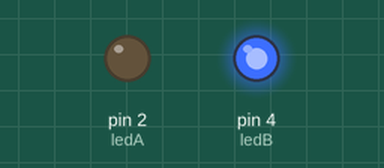
Simulated run of this sketch. Board: Arduino Uno, built with avr-gcc and run on an emulated ATmega328P. On the bench: output pins drawn as LEDs (lit = HIGH).

Above: at 0.4 s.
At 5.7 s:
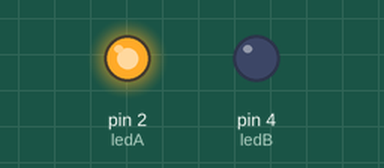
Timing chart, 0 to 8.8 s (numbered marks = the images above):
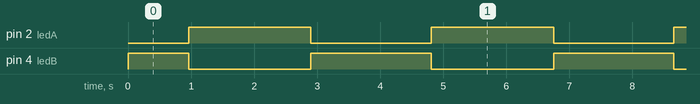

Measured:
- by itself, pin 2 (ledA): alternates HIGH for 1.9 s and LOW for 1.9 s
- by itself, pin 4 (ledB): repeats every 3.8 s: LOW 1.9 s, HIGH 1.9 s

The sketch:

ex06.ino
```cpp
// 两路LED引脚定义
const int ledA = 2;
const int ledB = 4;

// 亮度变量与步进
int brightness = 0;
int step = 2;   // 步进越大，交替闪烁速度越快

void setup() {
  Serial.begin(115200);
  pinMode(ledA, OUTPUT);
  pinMode(ledB, OUTPUT);
}

void loop() {
  // LEDA亮度：0 → 255 递增
  analogWrite(ledA, brightness);
  // LEDB亮度：255 → 0 递减（反相关系）
  analogWrite(ledB, 255 - brightness);

  // 更新亮度
  brightness = brightness + step;

  // 到达边界后反向变化
  if (brightness >= 255 || brightness <= 0) {
    step = -step;
  }

  delay(15); // 控制渐变顺滑度，数值越大交替越慢
}
```
